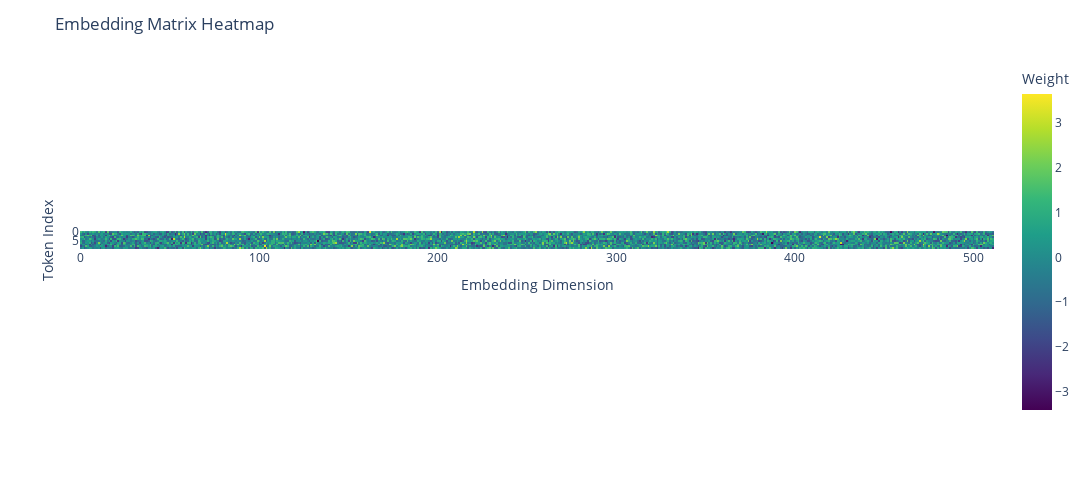

This figure's notebook cell:
### Code cell
# Step 2: Get embedding weights
embedding_weights = embedding.weight.data.numpy()  # Shape: (vocab_size, embedding_dim)

# Step 3: Create Plotly heatmap
fig = px.imshow(
    embedding_weights,
    labels=dict(x="Embedding Dimension", y="Token Index", color="Weight"),
    x=np.arange(embedding_dim),
    y=np.arange(vocab_size),
    color_continuous_scale="Viridis"
)

fig.update_layout(
    title="Embedding Matrix Heatmap",
    xaxis_title="Embedding Dimension",
    yaxis_title="Token Index",
    height=500,
    width=8000
)

fig.show()

### Figure 1 — Plotly figure (JSON) as saved in the notebook; plotly's stock layout.template omitted (floating-point values rounded to 4 significant figures; data arrays with more than 128 entries replaced by an {"elided": "..."} marker saying what was removed)
{"data": [{"coloraxis": "coloraxis", "hovertemplate": "Embedding Dimension: %{x}<br>Token Index: %{y}<br>Weight: %{z}<extra></extra>", "name": "0", "type": "heatmap", "x": {"elided": "512 int values"}, "xaxis": "x", "y": [0, 1, 2, 3, 4, 5, 6, 7, 8, 9], "yaxis": "y", "z": {"elided": "10x512 float values"}}], "layout": {"coloraxis": {"colorbar": {"title": {"text": "Weight"}}, "colorscale": [[0, "#440154"], [0.1111, "#482878"], [0.2222, "#3e4989"], [0.3333, "#31688e"], [0.4444, "#26828e"], [0.5556, "#1f9e89"], [0.6667, "#35b779"], [0.7778, "#6ece58"], [0.8889, "#b5de2b"], [1, "#fde725"]]}, "height": 500, "margin": {"t": 60}, "title": {"text": "Embedding Matrix Heatmap"}, "width": 8000, "xaxis": {"anchor": "y", "constrain": "domain", "domain": [0, 1], "scaleanchor": "y", "title": {"text": "Embedding Dimension"}}, "yaxis": {"anchor": "x", "autorange": "reversed", "constrain": "domain", "domain": [0, 1], "title": {"text": "Token Index"}}}}
